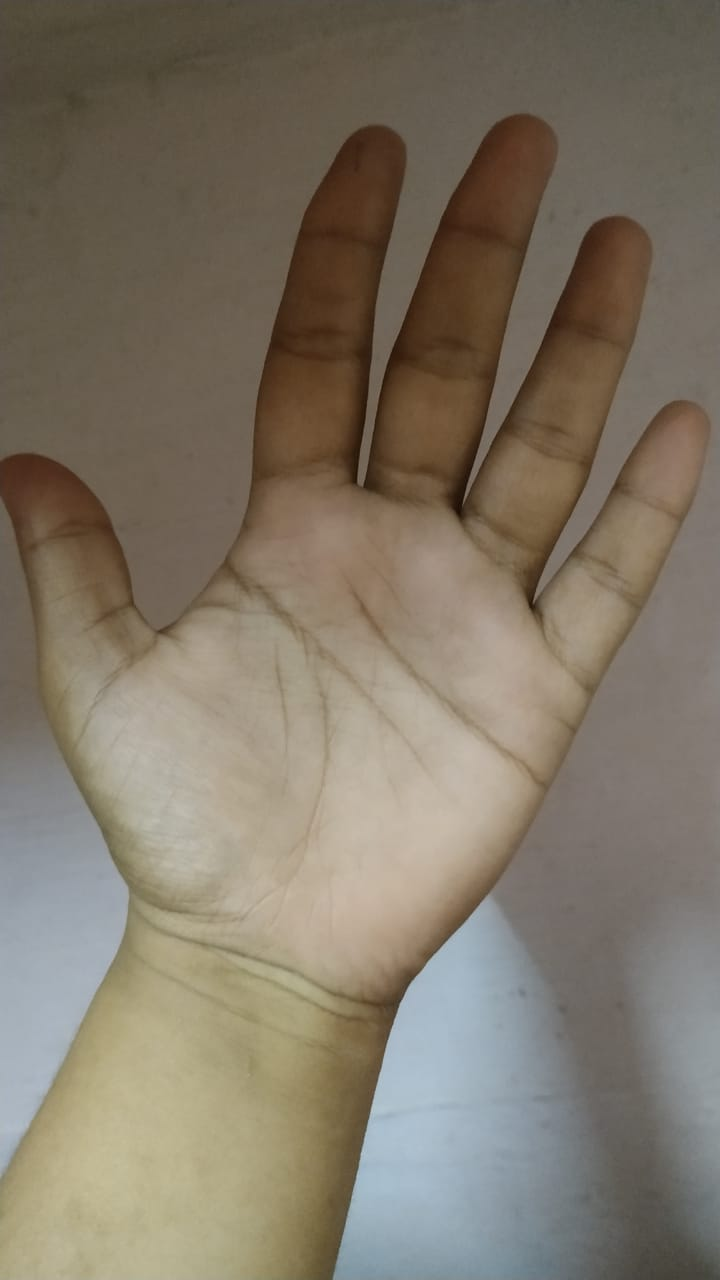
#> input picture hand1.jpg, 720 x 1280 px, found by its file name
$ jupyter execute contour.ipynb
#> lines starting #> are read from the running program, lines starting #| are printed output that depends on the picture; after the words box and inside, x2 and y2 are one past the last pixel; in counts of white or black regions, pixels touching at a corner belong together
[cell 1]
import cv2
img = cv2.imread(r'c:\Users\HP\Desktop\hand1.jpg')
#> img is the input picture: shape (1280, 720, 3); mean B, G, R 103.3, 118.5, 128.2
gray = cv2.cvtColor(img, cv2.COLOR_BGR2GRAY)
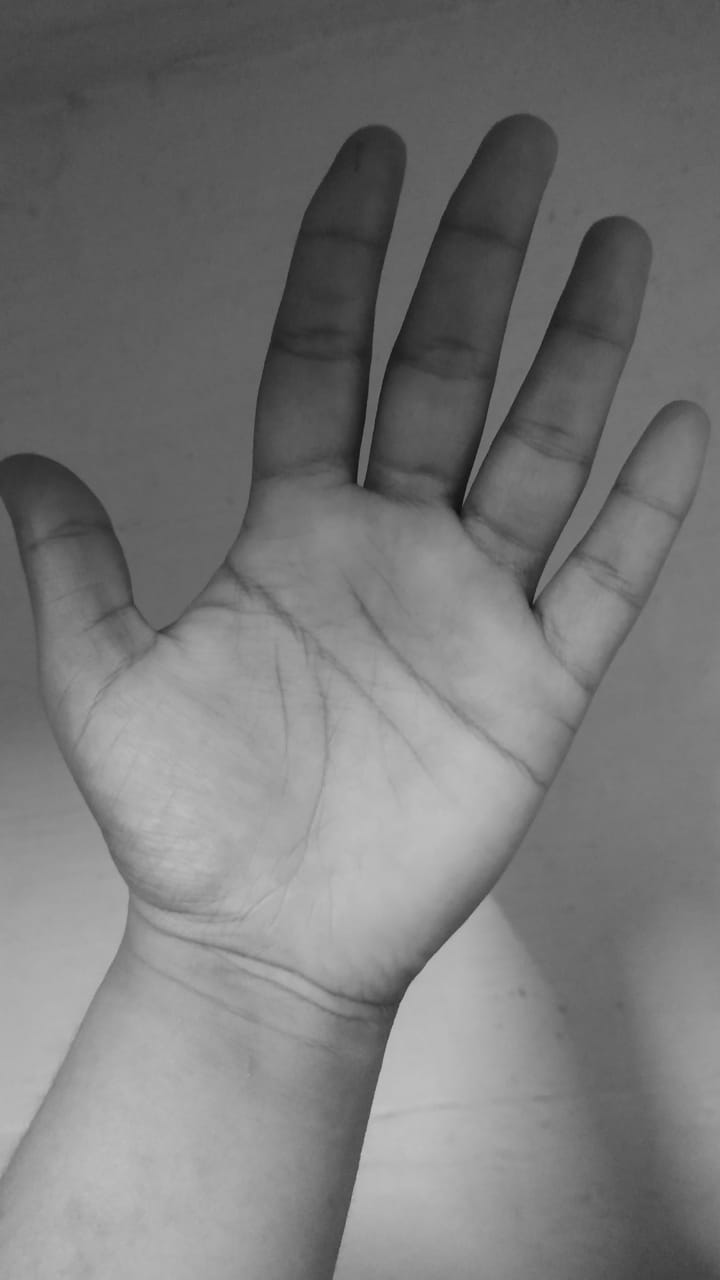
#> gray: shape (1280, 720); min 12, max 196, mean 119.7
cv2.imshow("hand",img)
# Finding Edges
edge = cv2.Canny(gray, 50, 120)
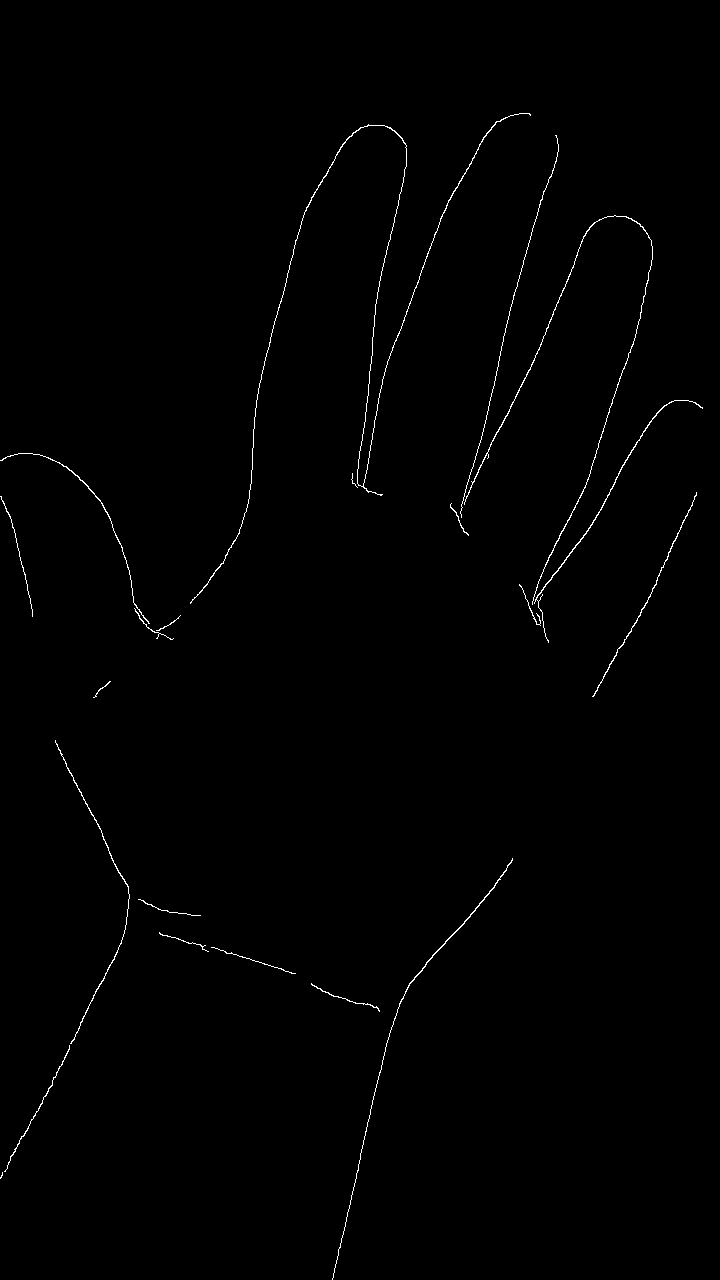
#> edge: shape (1280, 720); 0.6% white in thin lines or dots, all inside (x1, y1, x2, y2) = (0, 113, 703, 1280)
cv2.imshow("",edge)
# cv2.waitKey(0)
cv2.waitKey(0)
cv2.destroyAllWindows()


cv2.imshow("",img)

edge = cv2.Canny(img,70,190)
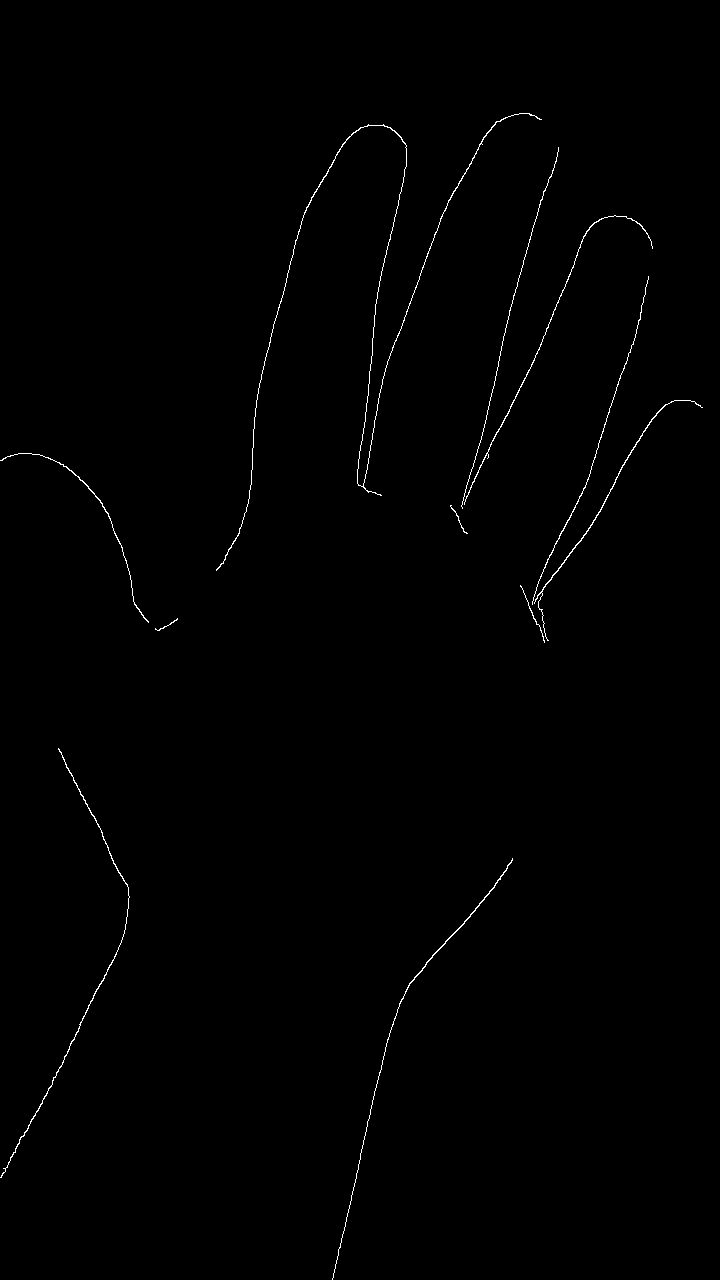
#> edge: shape (1280, 720); 0.5% white in thin lines or dots, all inside (x1, y1, x2, y2) = (0, 113, 703, 1280)
cv2.imshow("",edge)

cv2.waitKey(0)
cv2.destroyAllWindows()

[cell 2]
contours, hierarchy = cv2.findContours(edge, cv2.RETR_EXTERNAL, cv2.CHAIN_APPROX_NONE)
#> contours = 11 contours, 4 with area under 20; largest, box (x1, y1, x2, y2) and area: (216, 113, 542, 571) 168, (0, 748, 130, 1178) 148, (534, 400, 703, 641) 132, (332, 858, 513, 1280) 116, (464, 215, 653, 505) 100, (0, 453, 149, 623) 70, (532, 276, 649, 605) 48
print('Numbers of contours are : ', len(contours))
#| Numbers of contours are :  11
cv2.drawContours(img, contours, -1, (0, 0, 255), 3)
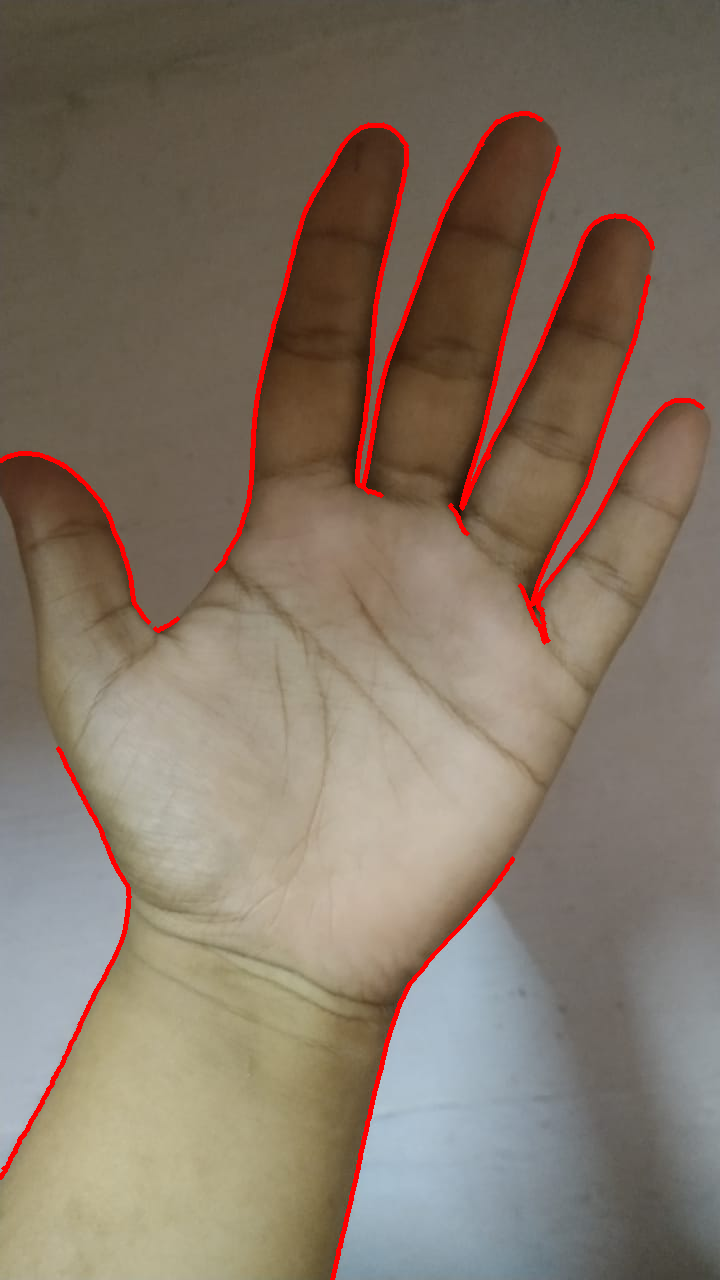
#> img: shape (1280, 720, 3); 2.15% of pixels changed, all inside (x1, y1, x2, y2) = (0, 111, 705, 1280)
cv2.imshow("",img)


cv2.waitKey(0)
cv2.destroyAllWindows()

[cell 3]
contours, hierarchy = cv2.findContours(edge, cv2.RETR_LIST, cv2.CHAIN_APPROX_NONE)
print('Numbers of contours are : ', len(contours))
#| Numbers of contours are :  11
cv2.drawContours(img, contours, 6, (0, 0, 255), 3)
cv2.imshow("",img)

cv2.waitKey(0)
cv2.destroyAllWindows()
